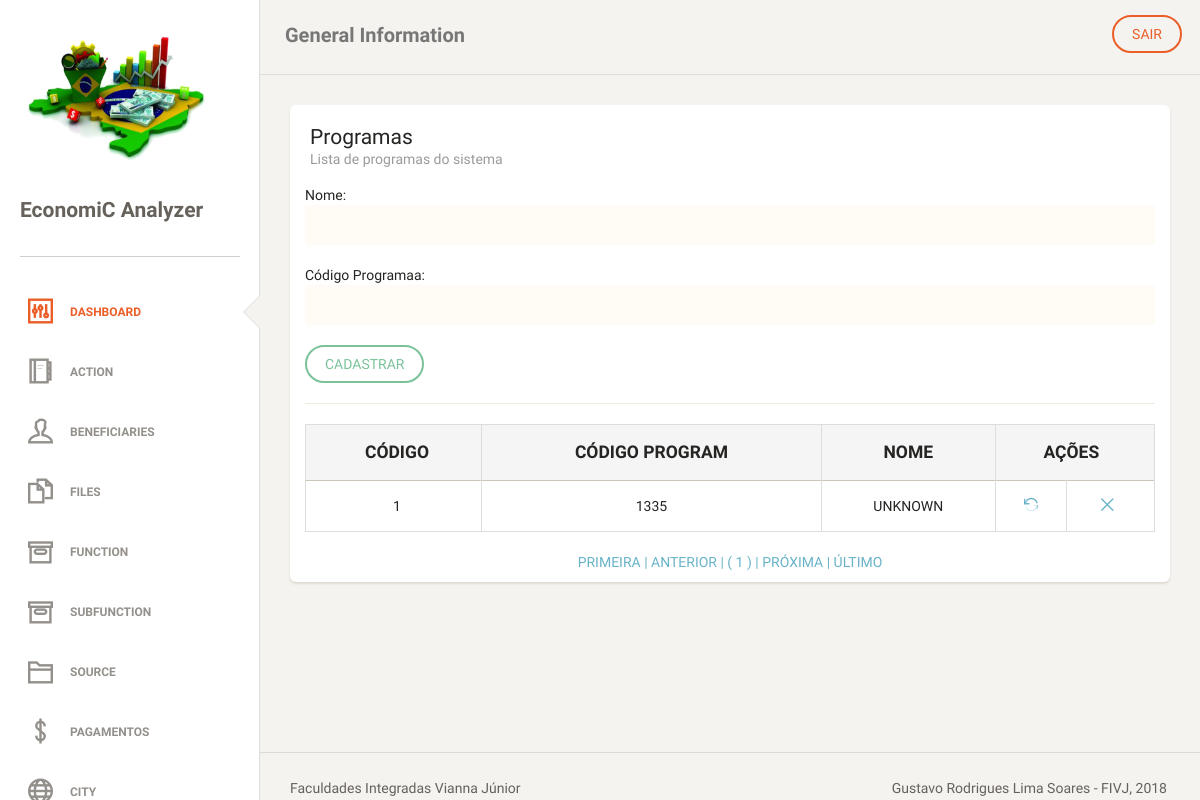
The page /programs.php (signed in) on the database as committed earlier.
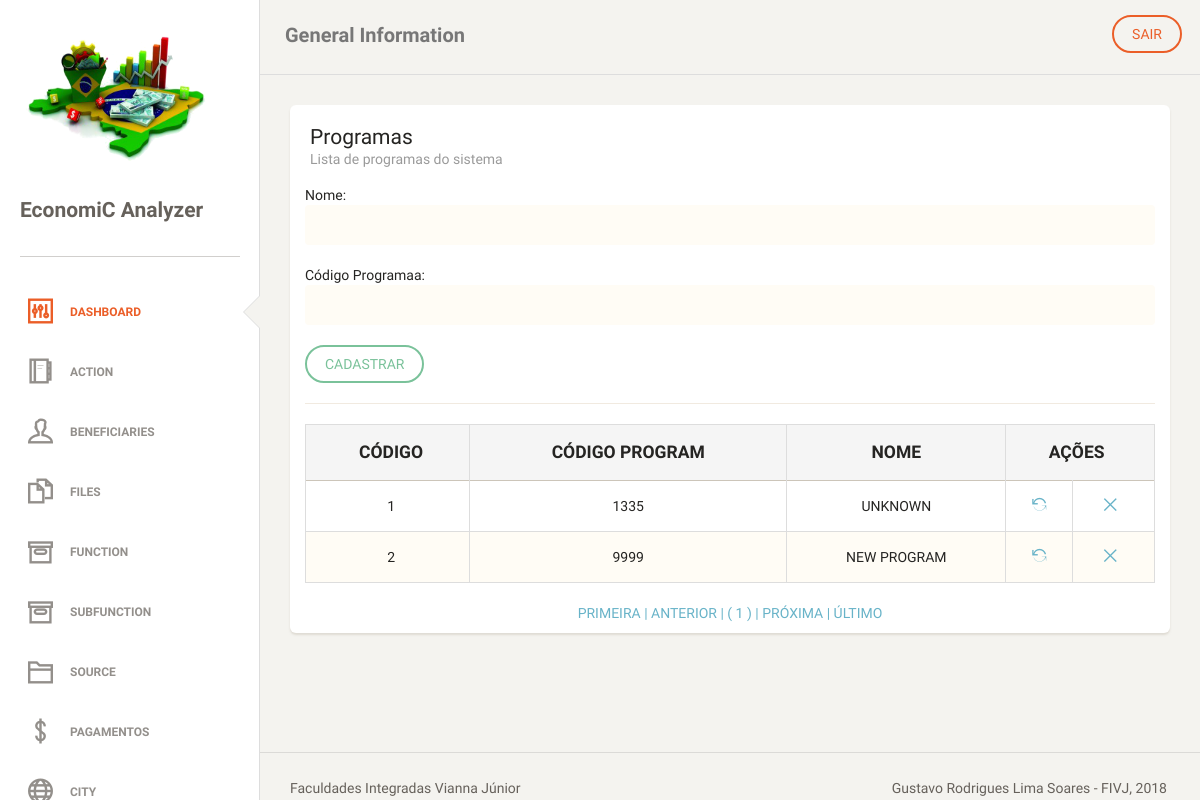
The same page on the database as committed later.
### tables this page shows
CREATE TABLE `tb_program` (
  `id_program` int(11) NOT NULL AUTO_INCREMENT,
  `str_cod_program` varchar(4) NOT NULL,
  `str_name_program` varchar(255) DEFAULT NULL,
  PRIMARY KEY (`id_program`),
  UNIQUE KEY `str_cod_program_UNIQUE` (`str_cod_program`)
);

### dao/programsDAO.php (the view, shortened to what this page needs)
<?php
require_once "classes/programs.php";
class programsDAO
{
    public function tabelapaginada()
    {
        global $pdo;
        $endereco = $_SERVER ['PHP_SELF'];
        $pagina_atual = (isset($_GET['page']) && is_numeric($_GET['page'])) ? $_GET['page'] : 1;
        $linha_inicial = ($pagina_atual - 1) * QTDE_REGISTROS;
        $sql = "SELECT id_program, str_cod_program, str_name_program FROM tb_program LIMIT {$linha_inicial}, " . QTDE_REGISTROS;
        $statement = $pdo->prepare($sql);
        $statement->execute();
        $dados = $statement->fetchAll(PDO::FETCH_OBJ);
        $sqlContador = "SELECT COUNT(*) AS total_registros FROM tb_program";
        $statement = $pdo->prepare($sqlContador);
        $statement->execute();
        $valor = $statement->fetch(PDO::FETCH_OBJ);
        $primeira_pagina = 1;
        $ultima_pagina = ceil($valor->total_registros / QTDE_REGISTROS);
        $pagina_anterior = ($pagina_atual > 1) ? $pagina_atual - 1 : 0;
        $proxima_pagina = ($pagina_atual < $ultima_pagina) ? $pagina_atual + 1 : 0;
        $range_inicial = (($pagina_atual - RANGE_PAGINAS) >= 1) ? $pagina_atual - RANGE_PAGINAS : 1;
        $range_final = (($pagina_atual + RANGE_PAGINAS) <= $ultima_pagina) ? $pagina_atual + RANGE_PAGINAS : $ultima_pagina;
        $exibir_botao_inicio = ($range_inicial < $pagina_atual) ? 'mostrar' : 'esconder';
        $exibir_botao_final = ($range_final > $pagina_atual) ? 'mostrar' : 'esconder';
        if (!empty($dados)):
            echo "
     <table class='table table-striped table-bordered'>
     <thead>
       <tr style='text-transform: uppercase;' class='active'>
        <th style='text-align: center; font-weight: bolder;'>Código</th>
        <th style='text-align: center; font-weight: bolder;'>Código Program</th>
        <th style='text-align: center; font-weight: bolder;'>Nome</th>
        <th style='text-align: center; font-weight: bolder;' colspan='2'>Ações</th>
       </tr>
     </thead>
     <tbody>";
            foreach ($dados as $prog):
                echo "<tr>
        <td style='text-align: center'>$prog->id_program</td>
        <td style='text-align: center'>$prog->str_cod_program</td>
        <td style='text-align: center'>$prog->str_name_program</td>
        <td style='text-align: center'><a href='?act=upd&id=$prog->id_program' title='Alterar'><i class='ti-reload'></i></a></td>
        <td style='text-align: center'><a href='?act=del&id=$prog->id_program' title='Remover'><i class='ti-close'></i></a></td>
       </tr>";
            endforeach;
            echo "
</tbody>
     </table>
     <div class='box-paginacao' style='text-align: center'>
       <a class='box-navegacao  $exibir_botao_inicio' href='$endereco?page=$primeira_pagina' title='Primeira Página'> PRIMEIRA  |</a>
       <a class='box-navegacao  $exibir_botao_inicio' href='$endereco?page=$pagina_anterior' title='Página Anterior'> ANTERIOR  |</a>
";
            for ($i = $range_inicial; $i <= $range_final; $i++):
                $destaque = ($i == $pagina_atual) ? 'destaque' : '';
                echo "<a class='box-numero $destaque' href='$endereco?page=$i'> ( $i ) </a>";
            endfor;
            echo "<a class='box-navegacao $exibir_botao_final' href='$endereco?page=$proxima_pagina' title='Próxima Página'>| PRÓXIMA  </a>
                  <a class='box-navegacao $exibir_botao_final' href='$endereco?page=$ultima_pagina'  title='Última Página'>| ÚLTIMO  </a>
     </div>";
        else:
            echo "<p class='bg-danger'>Nenhum registro foi encontrado!</p>
     ";
        endif;
    }
}

Rows that differ between the two databases and show on the page:
added tb_program: id_program "2", str_cod_program "9999", str_name_program "NEW PROGRAM"
